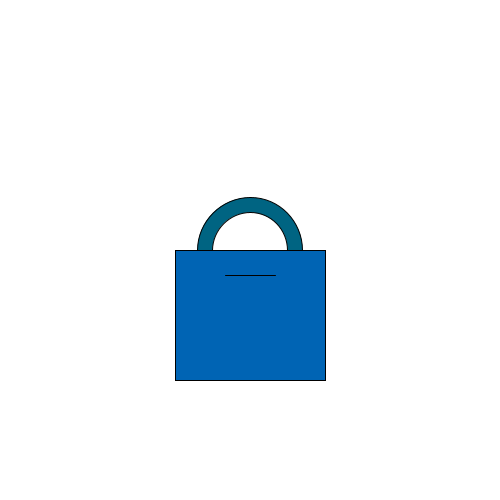
Frame 1 (no input)
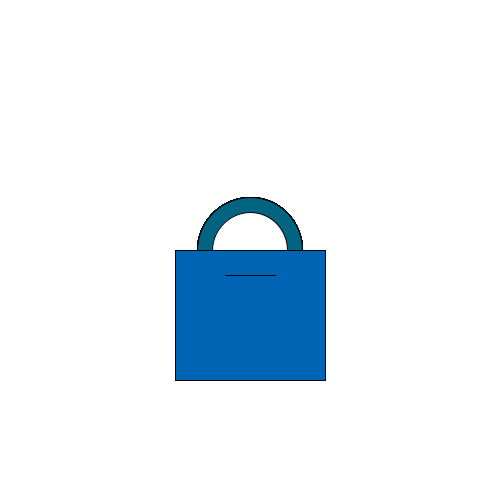
Frame 60 (the mouse pressed at the canvas centre just before this capture)
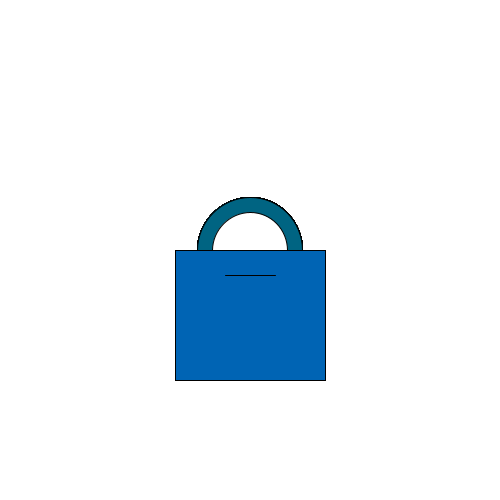
Frame 120 (the mouse held since frame 60 and released just before this capture)

The Processing sketch that drew these frames (run headless with seeded random() and noise(); from frame 60 on, the mouse is pressed at the canvas centre):

// Processing sketch: Primitive_Shapes
// ── Primitive_Shapes.pde
int bgColor = 255;
int position;
int size;
void setup(){
  size(500,500);
  background(bgColor);
  position = int(width*.5);
  size=int(width*.15);
  println(position);
}

void draw (){
  fill(0,100,130);
  ellipse(position,position,size+30,size+30);
  fill(255,255,255);
  ellipse(position,position,size,size);
  fill(0,100,180);
  rect(position*.7,position,size *2,size * 2 -20);
  line(position*.9,position*1.1,position*1.1,position*1.1);
}
